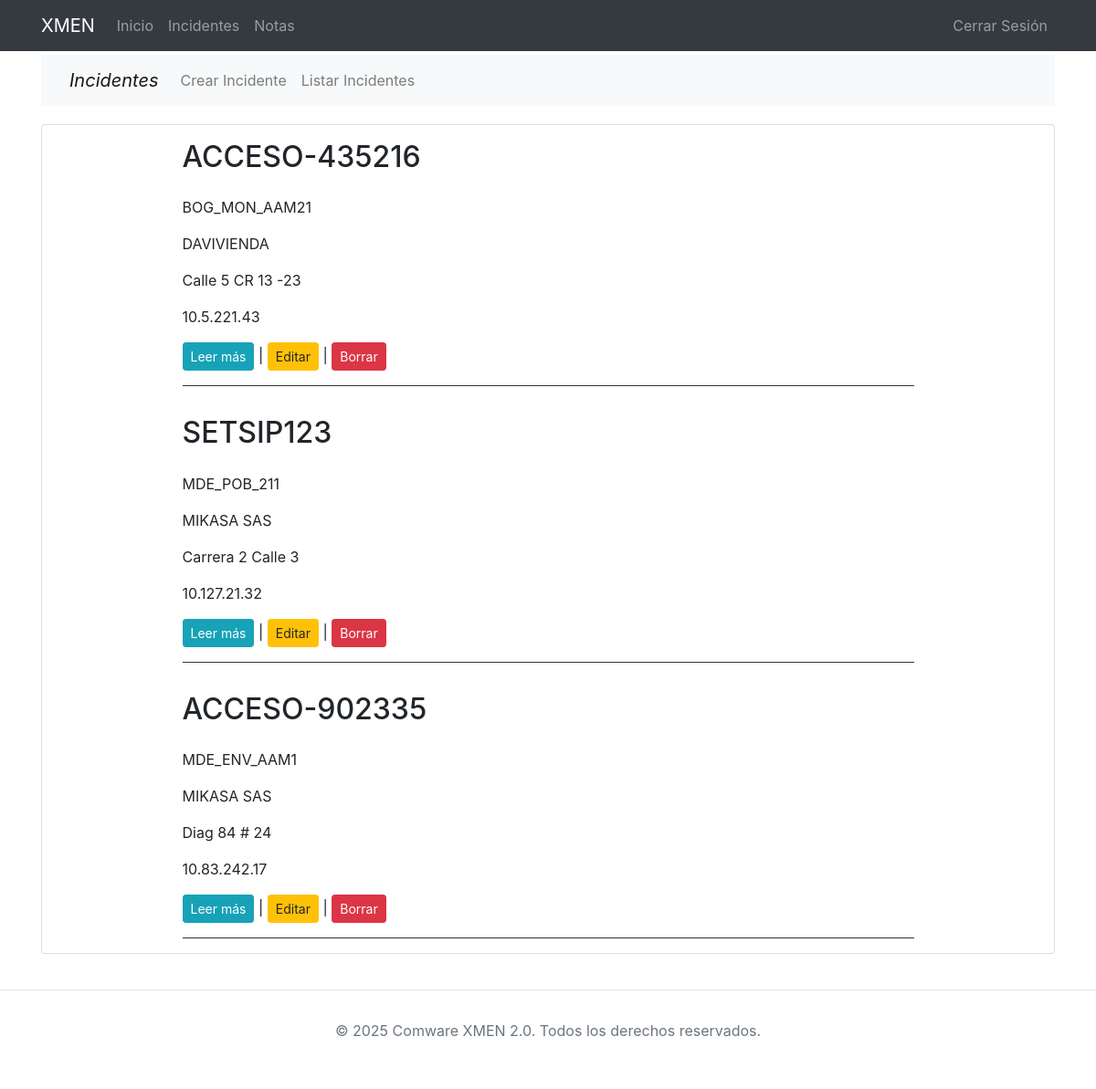
The app's page /incidents/ (signed in), older data.
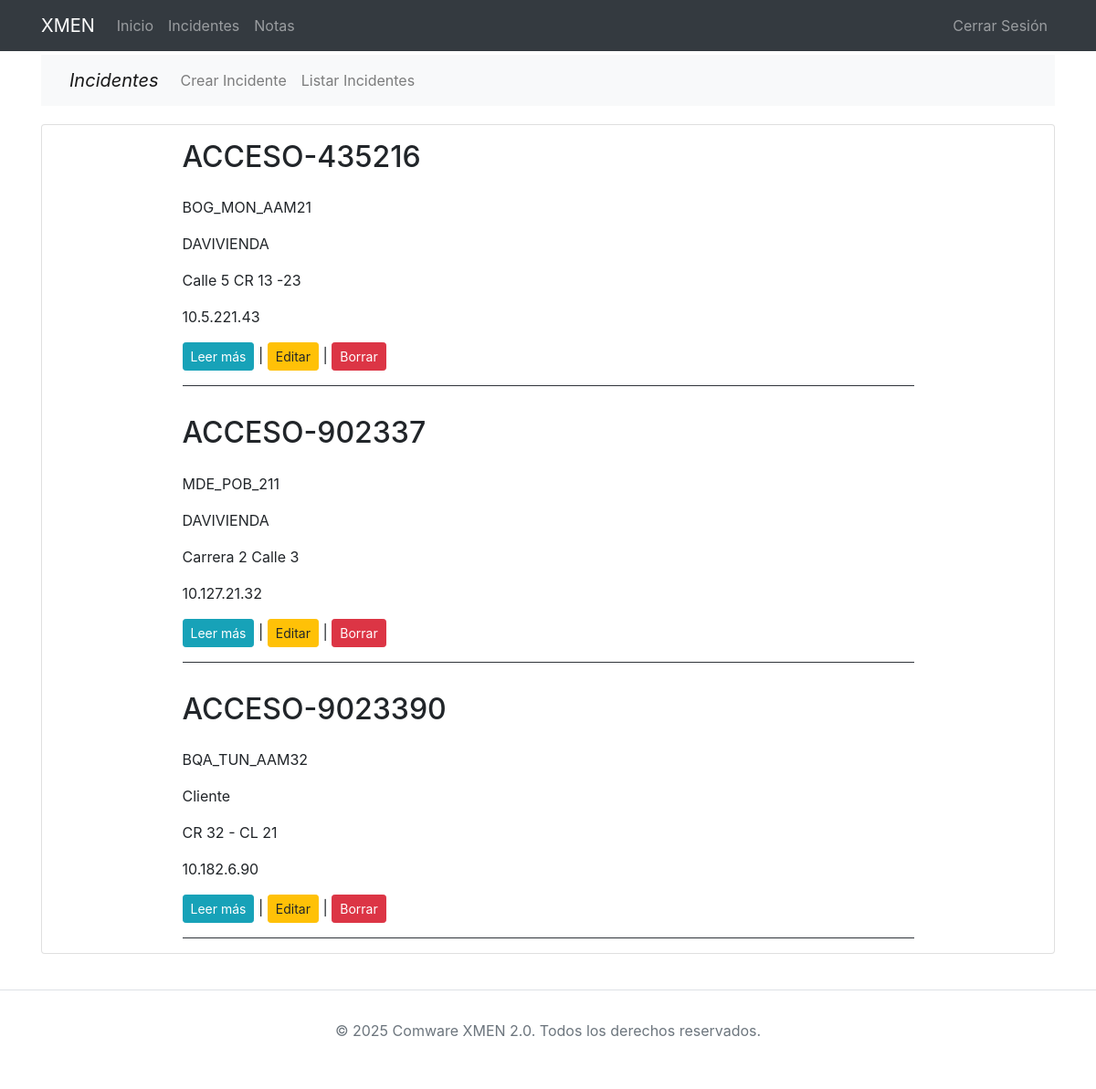
The same page, newer data.
### incidents/models.py (models this page shows, shortened)
class Incident(models.Model):
    id_servicio = models.CharField(max_length=20, verbose_name='Identificador', unique=True)
    nombre_anillo = models.CharField(max_length=20, verbose_name='Anillo')
    nombre_cliente = models.CharField(max_length=50, verbose_name='Empresa')
    nit = models.CharField(max_length=15, verbose_name='Nit')
    nombre_contacto = models.CharField(max_length=30, verbose_name='Nombre contacto')
    numero_contacto = models.CharField(max_length=15, verbose_name='Número contacto')
    correo_contacto = models.EmailField(verbose_name='Correo contacto')
    direccion_servicio = models.CharField(max_length=50, verbose_name='Dirección servicio')
    ip = models.CharField(max_length=16, verbose_name='ip switch')
    observaciones = models.TextField(verbose_name='Observaciones',  blank=True, null=True)
    created = models.DateTimeField(auto_now_add=True, verbose_name='Fecha de creación')
    updated = models.DateTimeField(auto_now=True, verbose_name='Fecha de modificación')
    usuario = models.ForeignKey(User, on_delete=models.CASCADE, related_name='incidentes', null=True)
    class Meta:
        verbose_name = 'incidente'
        verbose_name_plural = 'incidentes'
        ordering = ["-created"]

### incidents/views.py (the view)
# urls.py: path('', views.ListIncidentView.as_view(), name='incidents'),
class ListIncidentView(LoginRequiredMixin, ListView):
    model = Incident
    def get_queryset(self):
        return Incident.objects.filter(usuario=self.request.user)

### incidents/templates/incidents/incident_list.html (shortened to what this page needs)
{% extends 'core/base.html' %}
{% load static %}
{% block content %}
{% include 'incidents/includes/incidents_menu.html' %}
<main role="main">
  <div class="container card shadow-sm">
    {% for incident in incident_list|dictsort:"id" %}
      <div class="row mt-3">
        <div class="col-md-9 mx-auto">
          <h2 class="mb-4 ">{{incident.id_servicio}}</h2>
          <div>
            <p>{{incident.nombre_anillo|striptags|safe|truncatechars:"200"}}</p>
            <p>{{incident.nombre_cliente|striptags|safe|truncatechars:"200"}}</p>
            <p>{{incident.direccion_servicio|striptags|safe|truncatechars:"200"}}</p>
            <p>{{incident.ip|striptags|safe|truncatechars:"200"}}</p>
            <p>
              <a href="{% url 'incidents:incident' incident.id incident.id_servicio|slugify  %}"
              class="btn btn-info btn-sm">Leer más</a>
            | <a href="{% url 'incidents:update' incident.id  %}"
              class="btn btn-warning btn-sm" >Editar</a>
            | <a href="{% url 'incidents:delete' incident.id  %}"
              class="btn btn-danger btn-sm">Borrar</a>
              <hr class="bg-dark">
            </p>
          </div>
        </div>
      </div>
    {% endfor %}
  </div>
</main>
{% endblock %}

### core/templates/core/base.html (shortened to what this page needs)
<!DOCTYPE html>
<html lang="es">
  <head>
    {% load static %}
    <link href="{% static 'core/css/main.css' %}" rel="stylesheet">
    <link href="{% static 'core/vendor/bootstrap/css/bootstrap.min.css' %}" rel="stylesheet">
    <link href="{% static 'core/vendor/font-awesome/css/font-awesome.min.css' %}" rel="stylesheet" type="text/css">
  </head>
  <body>
      <nav class="navbar navbar-expand-lg navbar-dark bg-dark fixed-top">
        <div class="container">
          <a class="navbar-brand" href="{% url 'home' %}">XMEN</a>
          <div class="collapse navbar-collapse" id="ned">
            <ul class="navbar-nav mr-auto">
              <li class="nav-item">
                <a class="nav-link" href="{% url 'home' %}">Inicio</a>
              </li>
              {% if request.user.is_authenticated %}
              <li class="nav-item">
                <a class="nav-link" href="{% url 'incidents:incidents' %}">Incidentes</a>
              </li>
              {% endif %}
              <li class="nav-item dropdown">
                <a class="nav-link" href="{% url 'notes' %}">Notas</a>
              </li>
            </ul>
            <ul class="navbar-nav">
              {% if not request.user.is_authenticated %}
              <li class="nav-item">
                <a class="nav-link" href="{% url 'login' %}">Iniciar Sesión</a>
              </li>
              <li class="nav-item">
                <a class="nav-link" href="{% url 'signup' %}">Registrar</a>
              </li>
              {% else %}
              <li class="nav-item">
                <a class="nav-link" href="#"
                  onClick="event.preventDefault(); document.getElementById('logoutform').submit();" >
                  Cerrar Sesión
                </a>
              </li>
              {% endif %}
            </ul>
          </div>
        </div>
      </nav>
      <div class="container pb-5" style="margin-top: 60px; margin-bottom: 100px;">
        {% block content %}{% endblock %}
      </div>
  </body>
  <footer class="bg-white border-top pt-3 fixed-bottom">
    <div class="container text-center text-muted pt-3 ">
        <p>© {% now "Y" %} Comware XMEN 2.0. Todos los derechos reservados.</p>
    </div>
  </footer>
</html>

### incidents/templates/incidents/includes/incidents_menu.html (shortened to what this page needs)
<nav class="navbar navbar-expand-lg navbar-light bg-light ">
  <div class="container">
    <span class="navbar-brand" href="#"><i>Incidentes</i></span>
    <div class="collapse navbar-collapse" id="nep">
      <ul class="navbar-nav mr-auto">
        <li class="nav-item">
          <a class="nav-link" href="{% url 'incidents:create' %}">Crear Incidente</a>
        </li>
        <li class="nav-item">
          <a class="nav-link" href="{% url 'incidents:incidents' %}">Listar Incidentes</a>
        </li>
      </ul>
    </div>
  </div>
</nav>

### core/static/core/css/main.css (style rules this page uses)
main { padding-top: 20px; }
:root { --jumbotron-padding-y: 3rem; }
footer { padding-top: 3rem; padding-bottom: 3rem; }
footer p { margin-bottom: .25rem; }

Row changes from the older to the newer data that the page shows:
removed Incident: id_servicio "SETSIP123", nombre_anillo "MDE_POB_211", nombre_cliente "MIKASA SAS", direccion_servicio "Carrera 2 Calle 3", ip "10.127.21.32"
removed Incident: id_servicio "ACCESO-902335", nombre_anillo "MDE_ENV_AAM1", nombre_cliente "MIKASA SAS", direccion_servicio "Diag 84 # 24", ip "10.83.242.17"
added Incident: id_servicio "ACCESO-902337", nombre_anillo "MDE_POB_211", nombre_cliente "DAVIVIENDA", direccion_servicio "Carrera 2 Calle 3", ip "10.127.21.32"
added Incident: id_servicio "ACCESO-9023390", nombre_anillo "BQA_TUN_AAM32", nombre_cliente "Cliente", direccion_servicio "CR 32 - CL 21", ip "10.182.6.90"
